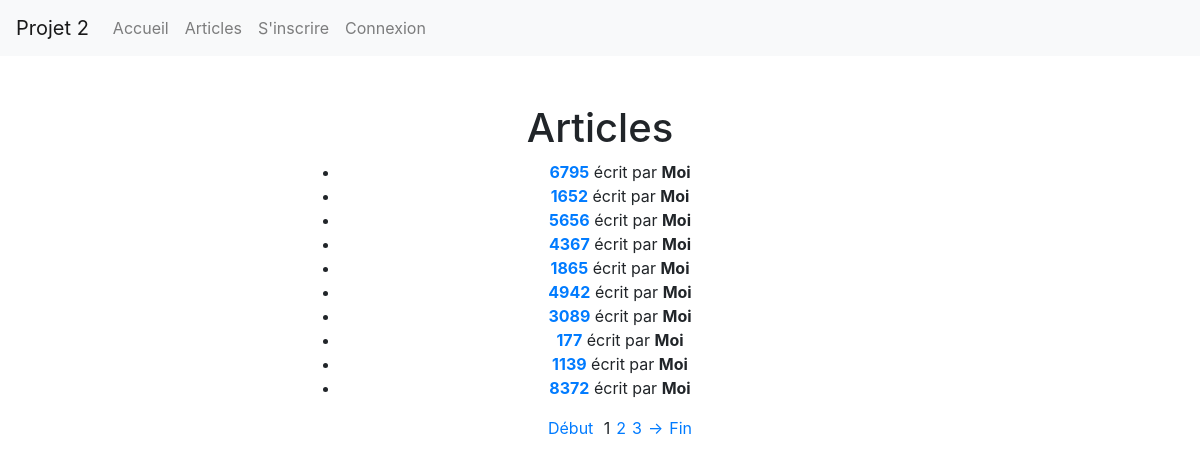
The page /article.php on the database as committed earlier.
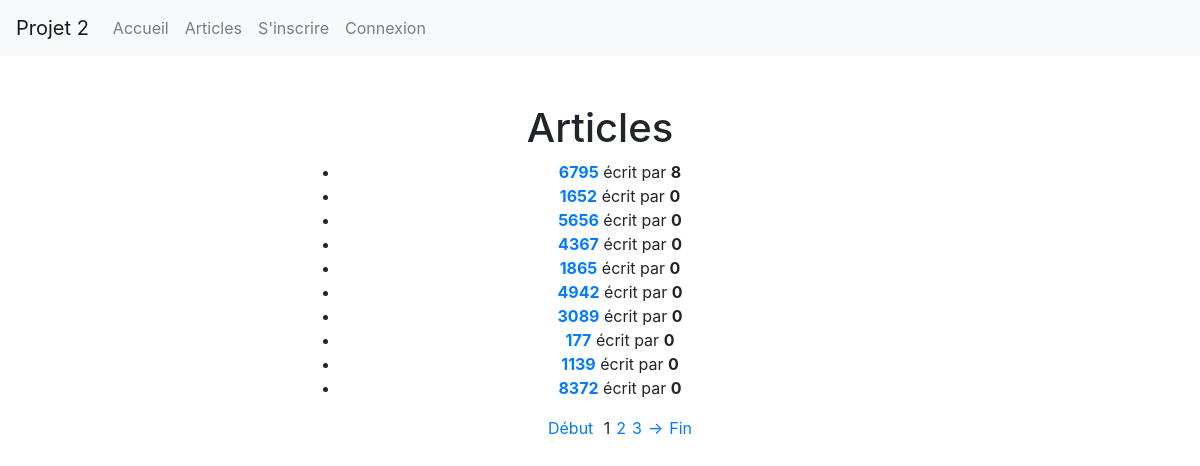
The same page on the database as committed later.
### tables this page shows
CREATE TABLE `article` (
  `article_id` int(11) NOT NULL,
  `article_title` varchar(50) NOT NULL,
  `article_date` date NOT NULL,
  `article_author` int(11) NOT NULL,
  `article_content` varchar(2000) NOT NULL
);

### article.php (the view, shortened to what this page needs)
<?php
$articlePerPage = 10;
if(isset($_GET['page']) AND preg_match('#^[1-9][0-9]{0,9}$#', $_GET['page'])){
    $pageNumber = $_GET['page'];
} else {
    $pageNumber = 1;
}
$offset = ($pageNumber - 1) * $articlePerPage;
require('bdd.php');
$getArticles = $bdd->prepare('SELECT * FROM article LIMIT :limit OFFSET :offset');
$getArticles->bindValue(':limit', $articlePerPage, PDO::PARAM_INT);
$getArticles->bindValue(':offset', $offset, PDO::PARAM_INT);
$getArticles->execute();
$articles = $getArticles->fetchAll(PDO::FETCH_ASSOC);
$getTotalArticle = $bdd->query('SELECT COUNT(article_id) AS total FROM article');
$totalArticle = $getTotalArticle->fetch(PDO::FETCH_ASSOC)['total'];
$pageMax = ceil($totalArticle/$articlePerPage);
?>
<!DOCTYPE html>
<html lang="fr">
<head>
    <link rel="stylesheet" href="https://stackpath.bootstrapcdn.com/bootstrap/4.1.2/css/bootstrap.min.css">
</head>
<body>
<?php include('header.php'); ?>
<main class="w-50 m-auto pt-5 text-center">
<h1>Articles</h1>
    <?php
    if(!empty($articles)){
        echo "<ul>";
        foreach($articles as $article){
            echo '<li><strong><a href="article_content.php?id='.htmlspecialchars($article['article_id']).'">'.htmlspecialchars($article['article_title']).'</a></strong> écrit par <strong>'. htmlspecialchars($article['article_author']) .'</strong></li>';
        }
        echo "</ul>";
    } else {
        echo '<p style="color:red;">Pas d\'articles</p>';
    }
    ?>
    <ul class="menu">
        <li><a href="article.php?page=1">Début</a></li>
        <?php
        echo '<li>' . $pageNumber . '</li>';
        if(($pageNumber+1) <= $pageMax){
        echo '<li><a href="article.php?page=' . ($pageNumber+1) . '">' . ($pageNumber+1) . '</a></li>';
        }
        if(($pageNumber+2) <= $pageMax){
        echo '<li><a href="article.php?page=' . ($pageNumber+2) . '">' . ($pageNumber+2) . '</a></li>';
        }
        if(($pageNumber+1) <= $pageMax){
        echo '<li><a href="article.php?page=' . ($pageNumber+1) . '">&rarr;</a></li>';
        }
        echo '<li><a href="article.php?page=' . $pageMax .'">Fin</a></li>';
        ?>
    </ul>
</main>
</body>
</html>

Rows that differ between the two databases and show on the page:
changed article (number 1 of 10 on the later page): article_author "Moi" → "8"
changed article (number 2 of 10 on the later page): article_author "Moi" → "0"
changed article (number 3 of 10 on the later page): article_author "Moi" → "0"
changed article (number 4 of 10 on the later page): article_author "Moi" → "0"
changed article (number 5 of 10 on the later page): article_author "Moi" → "0"
changed article (number 6 of 10 on the later page): article_author "Moi" → "0"
changed article (number 7 of 10 on the later page): article_author "Moi" → "0"
changed article (number 8 of 10 on the later page): article_author "Moi" → "0"
changed article (number 9 of 10 on the later page): article_author "Moi" → "0"
changed article (number 10 of 10 on the later page): article_author "Moi" → "0"
